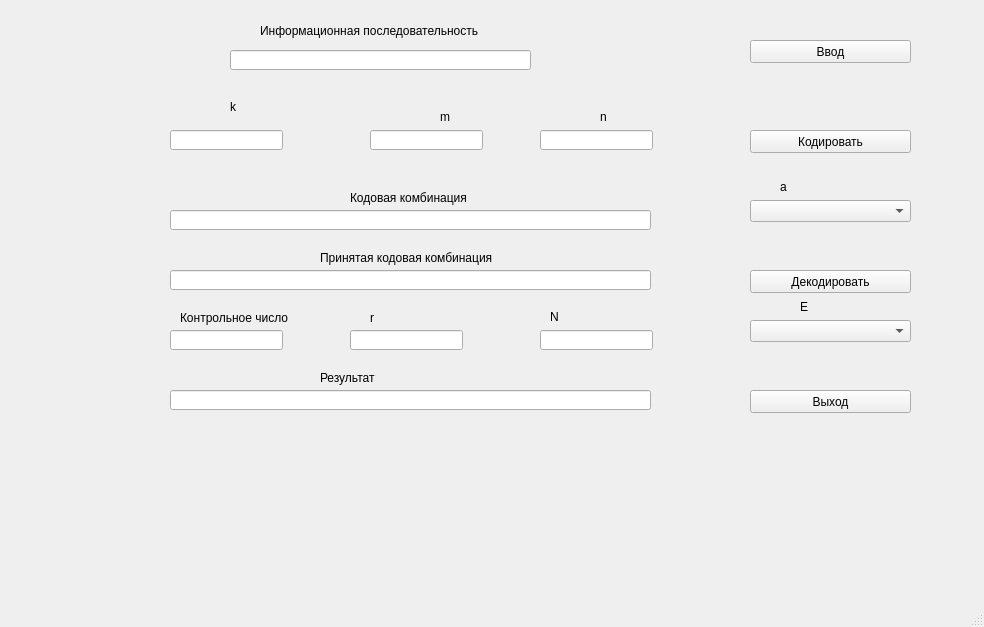
<?xml version="1.0" encoding="UTF-8"?>
<ui version="4.0">
 <class>MainWindow</class>
 <widget class="QMainWindow" name="MainWindow">
  <property name="geometry">
   <rect>
    <x>0</x>
    <y>0</y>
    <width>984</width>
    <height>627</height>
   </rect>
  </property>
  <property name="windowTitle">
   <string>MainWindow</string>
  </property>
  <widget class="QWidget" name="centralwidget">
   <widget class="QLabel" name="label">
    <property name="geometry">
     <rect>
      <x>260</x>
      <y>10</y>
      <width>561</width>
      <height>41</height>
     </rect>
    </property>
    <property name="text">
     <string>Информационная последовательность</string>
    </property>
   </widget>
   <widget class="QLineEdit" name="lineEdit">
    <property name="geometry">
     <rect>
      <x>230</x>
      <y>50</y>
      <width>301</width>
      <height>20</height>
     </rect>
    </property>
   </widget>
   <widget class="QLineEdit" name="lineEdit_2">
    <property name="geometry">
     <rect>
      <x>170</x>
      <y>130</y>
      <width>113</width>
      <height>20</height>
     </rect>
    </property>
   </widget>
   <widget class="QLineEdit" name="lineEdit_3">
    <property name="geometry">
     <rect>
      <x>370</x>
      <y>130</y>
      <width>113</width>
      <height>20</height>
     </rect>
    </property>
   </widget>
   <widget class="QLineEdit" name="lineEdit_4">
    <property name="geometry">
     <rect>
      <x>540</x>
      <y>130</y>
      <width>113</width>
      <height>20</height>
     </rect>
    </property>
   </widget>
   <widget class="QLineEdit" name="lineEdit_5">
    <property name="geometry">
     <rect>
      <x>170</x>
      <y>210</y>
      <width>481</width>
      <height>20</height>
     </rect>
    </property>
   </widget>
   <widget class="QLineEdit" name="lineEdit_6">
    <property name="geometry">
     <rect>
      <x>170</x>
      <y>270</y>
      <width>481</width>
      <height>20</height>
     </rect>
    </property>
   </widget>
   <widget class="QLineEdit" name="lineEdit_7">
    <property name="geometry">
     <rect>
      <x>170</x>
      <y>330</y>
      <width>113</width>
      <height>20</height>
     </rect>
    </property>
   </widget>
   <widget class="QLineEdit" name="lineEdit_8">
    <property name="geometry">
     <rect>
      <x>350</x>
      <y>330</y>
      <width>113</width>
      <height>20</height>
     </rect>
    </property>
   </widget>
   <widget class="QLineEdit" name="lineEdit_9">
    <property name="geometry">
     <rect>
      <x>540</x>
      <y>330</y>
      <width>113</width>
      <height>20</height>
     </rect>
    </property>
   </widget>
   <widget class="QLineEdit" name="lineEdit_10">
    <property name="geometry">
     <rect>
      <x>170</x>
      <y>390</y>
      <width>481</width>
      <height>20</height>
     </rect>
    </property>
   </widget>
   <widget class="QPushButton" name="pushButton">
    <property name="geometry">
     <rect>
      <x>750</x>
      <y>40</y>
      <width>161</width>
      <height>23</height>
     </rect>
    </property>
    <property name="text">
     <string>Ввод</string>
    </property>
   </widget>
   <widget class="QPushButton" name="pushButton_2">
    <property name="geometry">
     <rect>
      <x>750</x>
      <y>130</y>
      <width>161</width>
      <height>23</height>
     </rect>
    </property>
    <property name="text">
     <string>Кодировать</string>
    </property>
   </widget>
   <widget class="QComboBox" name="comboBox">
    <property name="geometry">
     <rect>
      <x>750</x>
      <y>200</y>
      <width>161</width>
      <height>22</height>
     </rect>
    </property>
   </widget>
   <widget class="QComboBox" name="comboBox_2">
    <property name="geometry">
     <rect>
      <x>750</x>
      <y>320</y>
      <width>161</width>
      <height>22</height>
     </rect>
    </property>
   </widget>
   <widget class="QPushButton" name="pushButton_3">
    <property name="geometry">
     <rect>
      <x>750</x>
      <y>270</y>
      <width>161</width>
      <height>23</height>
     </rect>
    </property>
    <property name="text">
     <string>Декодировать</string>
    </property>
   </widget>
   <widget class="QPushButton" name="pushButton_4">
    <property name="geometry">
     <rect>
      <x>750</x>
      <y>390</y>
      <width>161</width>
      <height>23</height>
     </rect>
    </property>
    <property name="text">
     <string>Выход</string>
    </property>
   </widget>
   <widget class="QLabel" name="label_2">
    <property name="geometry">
     <rect>
      <x>230</x>
      <y>100</y>
      <width>46</width>
      <height>13</height>
     </rect>
    </property>
    <property name="text">
     <string>k</string>
    </property>
   </widget>
   <widget class="QLabel" name="label_3">
    <property name="geometry">
     <rect>
      <x>440</x>
      <y>110</y>
      <width>46</width>
      <height>13</height>
     </rect>
    </property>
    <property name="text">
     <string>m</string>
    </property>
   </widget>
   <widget class="QLabel" name="label_4">
    <property name="geometry">
     <rect>
      <x>600</x>
      <y>110</y>
      <width>46</width>
      <height>13</height>
     </rect>
    </property>
    <property name="text">
     <string>n</string>
    </property>
   </widget>
   <widget class="QLabel" name="label_5">
    <property name="geometry">
     <rect>
      <x>350</x>
      <y>190</y>
      <width>301</width>
      <height>16</height>
     </rect>
    </property>
    <property name="text">
     <string>Кодовая комбинация</string>
    </property>
   </widget>
   <widget class="QLabel" name="label_6">
    <property name="geometry">
     <rect>
      <x>320</x>
      <y>250</y>
      <width>221</width>
      <height>16</height>
     </rect>
    </property>
    <property name="text">
     <string>Принятая кодовая комбинация</string>
    </property>
   </widget>
   <widget class="QLabel" name="label_7">
    <property name="geometry">
     <rect>
      <x>180</x>
      <y>310</y>
      <width>111</width>
      <height>16</height>
     </rect>
    </property>
    <property name="text">
     <string>Контрольное число</string>
    </property>
   </widget>
   <widget class="QLabel" name="label_8">
    <property name="geometry">
     <rect>
      <x>370</x>
      <y>310</y>
      <width>131</width>
      <height>16</height>
     </rect>
    </property>
    <property name="text">
     <string>r</string>
    </property>
   </widget>
   <widget class="QLabel" name="label_9">
    <property name="geometry">
     <rect>
      <x>550</x>
      <y>310</y>
      <width>46</width>
      <height>13</height>
     </rect>
    </property>
    <property name="text">
     <string>N</string>
    </property>
   </widget>
   <widget class="QLabel" name="label_10">
    <property name="geometry">
     <rect>
      <x>320</x>
      <y>370</y>
      <width>171</width>
      <height>16</height>
     </rect>
    </property>
    <property name="text">
     <string>Результат</string>
    </property>
   </widget>
   <widget class="QLabel" name="label_11">
    <property name="geometry">
     <rect>
      <x>800</x>
      <y>300</y>
      <width>46</width>
      <height>13</height>
     </rect>
    </property>
    <property name="text">
     <string>E</string>
    </property>
   </widget>
   <widget class="QLabel" name="label_12">
    <property name="geometry">
     <rect>
      <x>780</x>
      <y>180</y>
      <width>46</width>
      <height>13</height>
     </rect>
    </property>
    <property name="text">
     <string>a</string>
    </property>
   </widget>
  </widget>
  <widget class="QMenuBar" name="menubar">
   <property name="geometry">
    <rect>
     <x>0</x>
     <y>0</y>
     <width>984</width>
     <height>21</height>
    </rect>
   </property>
  </widget>
  <widget class="QStatusBar" name="statusbar"/>
 </widget>
 <resources/>
 <connections/>
</ui>
